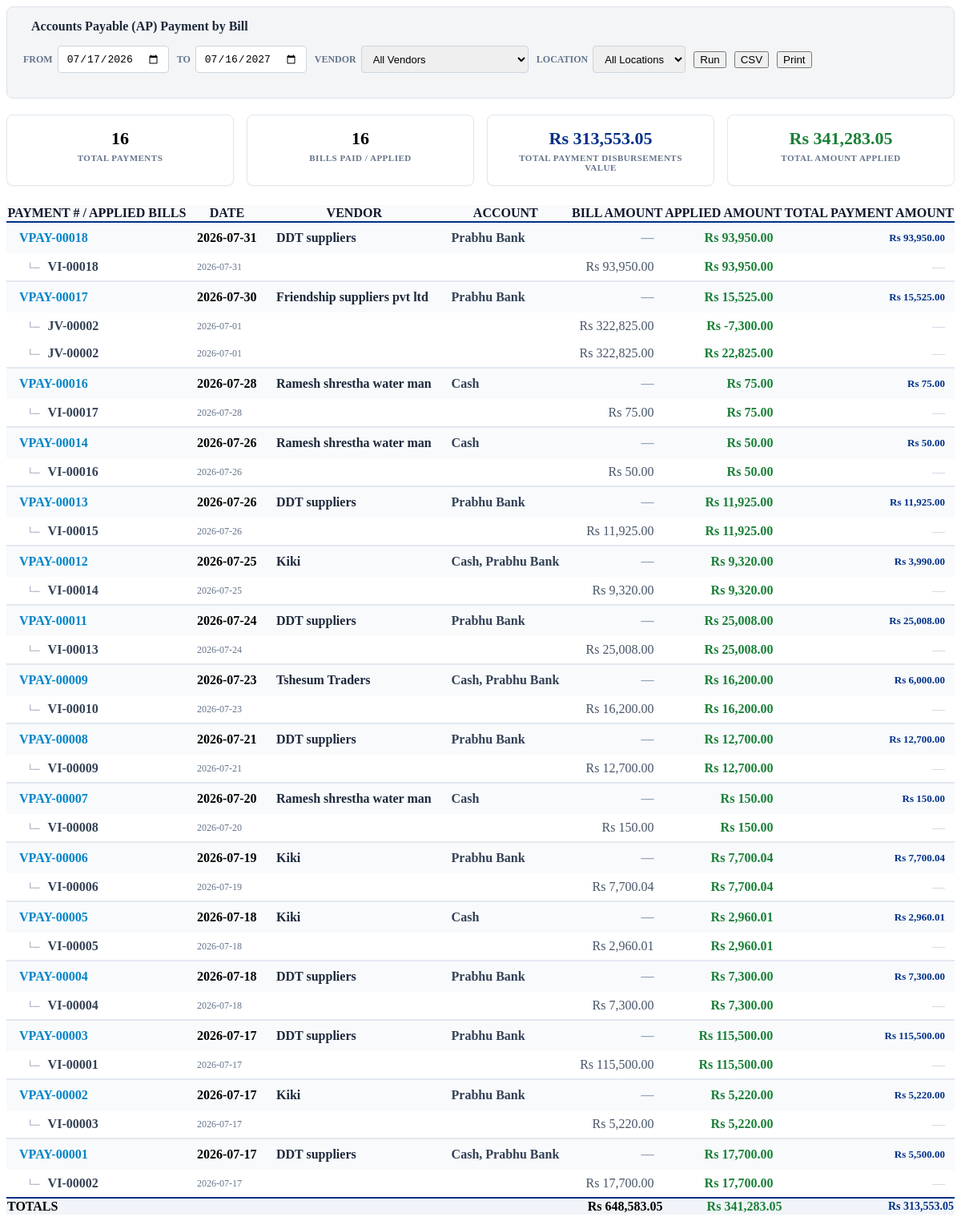
The page /forms/modules/reports/vendors/ap_payment_by_bill_list.php on the database its author committed.
### tables this page shows
CREATE TABLE `system_info` (
  `id` int(30) NOT NULL AUTO_INCREMENT,
  `meta_field` text NOT NULL,
  `meta_value` text NOT NULL,
  PRIMARY KEY (`id`),
  KEY `idx_si_meta_field` (`meta_field`(768))
);

CREATE TABLE `transaction_headers` (
  `id` varchar(36) NOT NULL,
  `txn_number` varchar(50) NOT NULL,
  `txn_type` varchar(50) NOT NULL,
  `txn_date` date NOT NULL,
  `fiscal_year` int(11) NOT NULL,
  `fiscal_month` int(11) NOT NULL,
  `fiscal_period` char(7) NOT NULL,
  `status` varchar(30) NOT NULL DEFAULT 'open',
  `reference_number` varchar(50) DEFAULT NULL,
  `memo` text DEFAULT NULL,
  `created_by` varchar(36) NOT NULL,
  `approved_by` varchar(36) DEFAULT NULL,
  `location_id` varchar(36) DEFAULT NULL,
  `created_at` timestamp NOT NULL DEFAULT current_timestamp(),
  `posted_at` timestamp NULL DEFAULT NULL,
  `is_deleted` tinyint(1) DEFAULT 0,
  `party_id` varchar(36) DEFAULT NULL,
  `party_type` enum('customer','vendor','user') DEFAULT NULL,
  `net_amount` decimal(14,2) DEFAULT 0.00,
  `updated_at` timestamp NOT NULL DEFAULT current_timestamp() ON UPDATE current_timestamp(),
  `source` varchar(50) DEFAULT NULL,
  `is_readonly` tinyint(1) NOT NULL DEFAULT 0,
  `is_locked` tinyint(1) NOT NULL DEFAULT 0,
  PRIMARY KEY (`id`),
  UNIQUE KEY `txn_number` (`txn_number`),
  KEY `created_by` (`created_by`),
  KEY `approved_by` (`approved_by`),
  KEY `idx_transaction_headers_txn_type` (`txn_type`),
  KEY `idx_transaction_headers_status` (`status`),
  KEY `idx_transaction_headers_txn_date` (`txn_date`),
  KEY `idx_transaction_headers_is_deleted` (`is_deleted`),
  KEY `idx_th_date_status` (`txn_date`,`status`,`is_deleted`),
  KEY `idx_th_date_type` (`txn_date`,`txn_type`),
  KEY `idx_th_source` (`source`),
  KEY `idx_th_is_locked` (`is_locked`),
  KEY `idx_th_date_type_del` (`txn_date`,`txn_type`,`is_deleted`),
  KEY `idx_th_type_status_del` (`txn_type`,`status`,`is_deleted`),
  KEY `idx_th_date_del_status` (`txn_date`,`is_deleted`,`status`),
  KEY `idx_th_party_type` (`party_id`,`party_type`,`is_deleted`),
  KEY `idx_th_txn_number` (`txn_number`),
  KEY `idx_th_location_date` (`location_id`,`txn_date`,`is_deleted`),
  KEY `idx_th_fiscal_period` (`fiscal_period`,`txn_type`,`is_deleted`),
  KEY `idx_th_created_at` (`created_at`),
  KEY `idx_th_status` (`status`,`is_deleted`),
  CONSTRAINT `transaction_headers_ibfk_1` FOREIGN KEY (`created_by`) REFERENCES `users` (`id`),
  CONSTRAINT `transaction_headers_ibfk_2` FOREIGN KEY (`approved_by`) REFERENCES `users` (`id`)
);

### forms/modules/reports/vendors/ap_payment_by_bill_list.php (the view, shortened to what the rows shown need)
<?php
require_once 'database/DBConnection.php';
require_once 'forms/modules/reports/rpt_helpers.php';
$db = db();
$fy        = rpt_get_current_fiscal_year_dates();
$date_from = $_GET['date_from'] ?? $fy['start_date'];
$date_to   = $_GET['date_to']   ?? $fy['end_date'];
$vendor_id = $_GET['vendor_id'] ?? '';
$where_vend = ($vendor_id !== '') ? " AND (vb.vendor_id = '$vendor_id' OR p.vendor_id = '$vendor_id')" : "";
$loc_sql = rpt_location_sql('hp');
$sql = "
    SELECT
        hp.txn_date as payment_date,
        hp.txn_number as payment_number,
        hp.id as payment_id,
        COALESCE(v_pay.company_name, v_hp.company_name, v.company_name, v_j.company_name) as vendor_name,
        hb.txn_number as bill_number,
        hb.id as bill_id,
        hb.txn_date as bill_date,
        COALESCE(
            vb.total_amount,
            (
                SELECT j.amount
                FROM journal_entries j
                WHERE j.id = SUBSTRING_INDEX(SUBSTRING_INDEX(tl.link_type, ':', 2), ':', -1)
            ),
            (
                SELECT SUM(j.amount)
                FROM journal_entries j
                WHERE j.header_id = hb.id
                  AND j.entry_type = 'credit'
                  AND (j.party_id = COALESCE(p.vendor_id, hp.party_id) OR j.account_id = 'acc-2100')
            ),
            hb.net_amount,
            0.00
        ) as bill_amount,
        CAST(SUBSTRING_INDEX(tl.link_type, ':', -1) AS DECIMAL(14, 2)) as paid_amount,
        GROUP_CONCAT(DISTINCT p.payment_method SEPARATOR ', ') as payment_methods,
        GROUP_CONCAT(DISTINCT a.account_name SEPARATOR ', ') as paid_from
    FROM transaction_links tl
    JOIN transaction_headers hp ON tl.parent_id = hp.id
    JOIN transaction_headers hb ON tl.child_id = hb.id
    LEFT JOIN vendor_bills vb ON hb.id = vb.header_id
    LEFT JOIN vendors v ON vb.vendor_id = v.id
    LEFT JOIN vendors v_j ON hb.party_id = v_j.id
    LEFT JOIN payments p ON hp.id = p.header_id
    LEFT JOIN vendors v_pay ON p.vendor_id = v_pay.id
    LEFT JOIN vendors v_hp ON hp.party_id = v_hp.id
    LEFT JOIN accounts a ON p.bank_account_id = a.id
    WHERE hp.txn_type = 'vendor_payment'
      AND hp.is_deleted = 0
      AND hp.status NOT IN ('voided', 'draft')
      AND hb.txn_type IN ('vendor_bill', 'Journal', 'journal_entry')
      AND hb.is_deleted = 0
      AND hb.status NOT IN ('voided', 'draft')
      AND hp.txn_date BETWEEN ? AND ? {$where_vend} {$loc_sql}
    GROUP BY tl.id
    ORDER BY hp.txn_date DESC, hp.txn_number DESC
";
$params = [$date_from, $date_to];
$rows = $db->fetchAll($sql, $params);
$grouped_payments = [];
$total_disbursements_sum = 0;
foreach ($rows as $r) {
    $pid = $r['payment_id'];
    if (!isset($grouped_payments[$pid])) {
        $pay_total = $db->fetchOne("SELECT amount FROM payments WHERE header_id = ?", [$pid])['amount'] ?? null;
        $grouped_payments[$pid] = [
            'payment_id'     => $r['payment_id'],
            'payment_date'   => $r['payment_date'],
            'payment_number' => $r['payment_number'],
            'vendor_name'    => $r['vendor_name'] ?? 'N/A',
            'payment_methods'=> $r['payment_methods'],
            'paid_from'      => $r['paid_from'],
            'total_payment'  => $pay_total !== null ? (float)$pay_total : 0,
            'total_applied'  => 0,
            'bills'          => []
        ];
    }
    $grouped_payments[$pid]['bills'][] = $r;
    $grouped_payments[$pid]['total_applied'] += (float)$r['paid_amount'];
}
foreach ($grouped_payments as $p) {
    $total_disbursements_sum += $p['total_payment'];
}
$total_applied = array_sum(array_column($rows, 'paid_amount'));
$unique_bills = [];
foreach ($rows as $r) {
    if (!empty($r['bill_id'])) {
        $unique_bills[$r['bill_id']] = (float)$r['bill_amount'];
    }
}
$total_bill_amount = array_sum($unique_bills);
?>
<div class="rpt-summary">
    <div class="rpt-summary-card"><div class="val" style="color:#003087"><?= rpt_currency($total_disbursements_sum) ?></div><div class="lbl">Total Payment Disbursements Value</div></div>
    <div class="rpt-summary-card"><div class="val" style="color:#1a7f37"><?= rpt_currency($total_applied) ?></div><div class="lbl">Total Amount Applied</div></div>
</div>
<div class="ns-portlet">
  <div class="ns-portlet-content">
    <table class="ns-table" id="tbl-ap-pay-bill" style="width:100%; border-collapse:collapse;">
      <thead>
        <tr>
          <th>Payment # / Applied Bills</th>
          <th>Date</th>
          <?php if ($vendor_id === ''): ?>
            <th>Vendor</th>
          <?php endif; ?>
          <th>Account</th>
          <th style="text-align:right">Bill Amount</th>
          <th style="text-align:right">Applied Amount</th>
          <th style="text-align:right">Total Payment Amount</th>
        </tr>
      </thead>
      <tbody>
      <?php if (!empty($grouped_payments)): foreach ($grouped_payments as $pid => $p): ?>
        <tr class="payment-hdr-row">
          <td>
            <a href="?page=transactions/view&id=<?= $p['payment_id'] ?>" style="font-weight:700; color:#0284c7; text-decoration:none;">
              <i class="fas fa-receipt" style="margin-right:4px; color:#64748b;"></i><?= htmlspecialchars($p['payment_number']) ?>
            </a>
          </td>
          <td><?= rpt_date($p['payment_date']) ?></td>
          <?php if ($vendor_id === ''): ?>
            <td style="color:#1e293b;"><?= htmlspecialchars($p['vendor_name']) ?></td>
          <?php endif; ?>
          <td style="font-weight:600; color:#334155;"><?= htmlspecialchars($p['paid_from'] ?? 'N/A') ?></td>
          <td style="text-align:right; color:#94a3b8;">—</td>
          <td style="text-align:right; font-weight:700; color:#1a7f37;"><?= rpt_currency($p['total_applied']) ?></td>
          <td style="text-align:right; font-weight:800; color:#003087; font-size:13px;"><?= rpt_currency($p['total_payment']) ?></td>
        </tr>
        <?php foreach ($p['bills'] as $b): ?>
        <tr class="invoice-child-row" style="background:#ffffff;">
          <td style="padding-left:26px !important;">
            <span style="color:#94a3b8; margin-right:6px; font-family:monospace;">└─</span>
            <a href="?page=transactions/view&id=<?= $b['bill_id'] ?>" style="font-weight:600; color:#334155; text-decoration:none;"><?= htmlspecialchars($b['bill_number']) ?></a>
          </td>
          <td style="color:#64748b; font-size:12px;"><?= rpt_date($b['bill_date']) ?></td>
          <?php if ($vendor_id === ''): ?>
            <td></td>
          <?php endif; ?>
          <td></td>
          <td style="text-align:right; color:#475569;"><?= rpt_currency($b['bill_amount']) ?></td>
          <td style="text-align:right; font-weight:600; color:#1a7f37;"><?= rpt_currency($b['paid_amount']) ?></td>
          <td style="text-align:right; color:#cbd5e1;">—</td>
        </tr>
        <?php endforeach; ?>
      <?php endforeach; endif; ?>
      </tbody>
      <tfoot>
        <tr style="font-weight:800; background:#f1f5f9; border-top:2px solid #003087;">
          <td colspan="<?= ($vendor_id === '') ? 4 : 3 ?>">TOTALS</td>
          <td style="text-align:right"><?= rpt_currency($total_bill_amount) ?></td>
          <td style="text-align:right; color:#1a7f37;"><?= rpt_currency($total_applied) ?></td>
          <td style="text-align:right; color:#003087; font-size:14px;"><?= rpt_currency($total_disbursements_sum) ?></td>
        </tr>
      </tfoot>
    </table>
  </div>
</div>

### rows shown on the page
system_info: meta_value "Rs 313,553.05", meta_value "Rs 341,283.05", meta_value "Rs 93,950.00", meta_value "Rs 15,525.00", meta_value "Rs 75.00", meta_value "Rs 50.00", meta_value "Rs 11,925.00", meta_value "Rs 9,320.00", meta_value "Rs 3,990.00", meta_value "Rs 25,008.00", meta_value "Rs 16,200.00", meta_value "Rs 6,000.00", meta_value "Rs 12,700.00", meta_value "Rs 150.00", meta_value "Rs 7,700.04", meta_value "Rs 2,960.01", meta_value "Rs 7,300.00", meta_value "Rs 115,500.00", meta_value "Rs 5,220.00", meta_value "Rs 17,700.00", meta_value "Rs 5,500.00", meta_value "Rs 648,583.05"
transaction_headers: txn_number "VPAY-00018", txn_date "2026-07-31", vendor_name "DDT suppliers", paid_from "Prabhu Bank", transaction_headers.txn_number "VI-00018", transaction_headers.txn_date "2026-07-31", bill_amount "Rs 93,950.00", paid_amount "Rs 93,950.00"
system_info: meta_value "2026-07-30"
transaction_headers: transaction_headers.txn_number "JV-00002", transaction_headers.txn_date "2026-07-01", bill_amount "Rs 322,825.00", paid_amount "Rs -7,300.00", paid_amount "Rs 22,825.00"
transaction_headers: txn_number "VPAY-00016", txn_date "2026-07-28", vendor_name "Ramesh shrestha water man", paid_from "Cash", transaction_headers.txn_number "VI-00017", transaction_headers.txn_date "2026-07-28", bill_amount "Rs 75.00", paid_amount "Rs 75.00"
transaction_headers: txn_number "VPAY-00014", txn_date "2026-07-26", vendor_name "Ramesh shrestha water man", paid_from "Cash", transaction_headers.txn_number "VI-00016", transaction_headers.txn_date "2026-07-26", bill_amount "Rs 50.00", paid_amount "Rs 50.00"
transaction_headers: txn_number "VPAY-00013", txn_date "2026-07-26", vendor_name "DDT suppliers", paid_from "Prabhu Bank", transaction_headers.txn_number "VI-00015", transaction_headers.txn_date "2026-07-26", bill_amount "Rs 11,925.00", paid_amount "Rs 11,925.00"
transaction_headers: txn_number "VPAY-00012", txn_date "2026-07-25", vendor_name "Kiki", paid_from "Cash, Prabhu Bank", transaction_headers.txn_number "VI-00014", transaction_headers.txn_date "2026-07-25", bill_amount "Rs 9,320.00", paid_amount "Rs 9,320.00"
transaction_headers: txn_number "VPAY-00011", txn_date "2026-07-24", vendor_name "DDT suppliers", paid_from "Prabhu Bank", transaction_headers.txn_number "VI-00013", transaction_headers.txn_date "2026-07-24", bill_amount "Rs 25,008.00", paid_amount "Rs 25,008.00"
transaction_headers: txn_number "VPAY-00009", txn_date "2026-07-23", vendor_name "Tshesum Traders", paid_from "Cash, Prabhu Bank", transaction_headers.txn_number "VI-00010", transaction_headers.txn_date "2026-07-23", bill_amount "Rs 16,200.00", paid_amount "Rs 16,200.00"
transaction_headers: txn_number "VPAY-00008", txn_date "2026-07-21", vendor_name "DDT suppliers", paid_from "Prabhu Bank", transaction_headers.txn_number "VI-00009", transaction_headers.txn_date "2026-07-21", bill_amount "Rs 12,700.00", paid_amount "Rs 12,700.00"
transaction_headers: txn_number "VPAY-00007", txn_date "2026-07-20", vendor_name "Ramesh shrestha water man", paid_from "Cash", transaction_headers.txn_number "VI-00008", transaction_headers.txn_date "2026-07-20", bill_amount "Rs 150.00", paid_amount "Rs 150.00"
transaction_headers: txn_number "VPAY-00006", txn_date "2026-07-19", vendor_name "Kiki", paid_from "Prabhu Bank", transaction_headers.txn_number "VI-00006", transaction_headers.txn_date "2026-07-19", bill_amount "Rs 7,700.04", paid_amount "Rs 7,700.04"
transaction_headers: txn_number "VPAY-00005", txn_date "2026-07-18", vendor_name "Kiki", paid_from "Cash", transaction_headers.txn_number "VI-00005", transaction_headers.txn_date "2026-07-18", bill_amount "Rs 2,960.01", paid_amount "Rs 2,960.01"
transaction_headers: txn_number "VPAY-00004", txn_date "2026-07-18", vendor_name "DDT suppliers", paid_from "Prabhu Bank", transaction_headers.txn_number "VI-00004", transaction_headers.txn_date "2026-07-18", bill_amount "Rs 7,300.00", paid_amount "Rs 7,300.00"
transaction_headers: txn_number "VPAY-00003", txn_date "2026-07-17", vendor_name "DDT suppliers", paid_from "Prabhu Bank", transaction_headers.txn_number "VI-00001", transaction_headers.txn_date "2026-07-17", bill_amount "Rs 115,500.00", paid_amount "Rs 115,500.00"
transaction_headers: txn_number "VPAY-00002", txn_date "2026-07-17", vendor_name "Kiki", paid_from "Prabhu Bank", transaction_headers.txn_number "VI-00003", transaction_headers.txn_date "2026-07-17", bill_amount "Rs 5,220.00", paid_amount "Rs 5,220.00"
transaction_headers: txn_number "VPAY-00001", txn_date "2026-07-17", vendor_name "DDT suppliers", paid_from "Cash, Prabhu Bank", transaction_headers.txn_number "VI-00002", transaction_headers.txn_date "2026-07-17", bill_amount "Rs 17,700.00", paid_amount "Rs 17,700.00"

### other values the page prints
$title "Accounts Payable (AP) Payment by Bill"
$f['label'] "FROM"
$f['label'] "TO"
$f['label'] "VENDOR"
$f['label'] "LOCATION"
$distinct_payments "16"
count($unique_bills) "16"
$p['payment_number'] "VPAY-00017"
$p['vendor_name'] "Friendship suppliers pvt ltd"
$p['paid_from'] "Prabhu Bank"
form field vendor_id "All Vendors"
form field location_id "All Locations"
